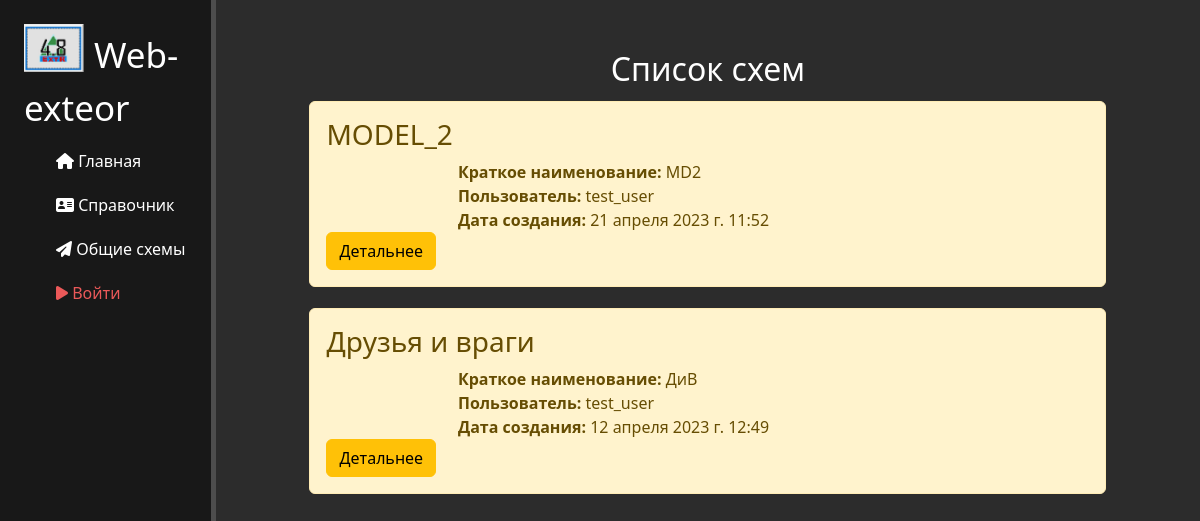
The page /exteor/schemas-common on the database as committed earlier.
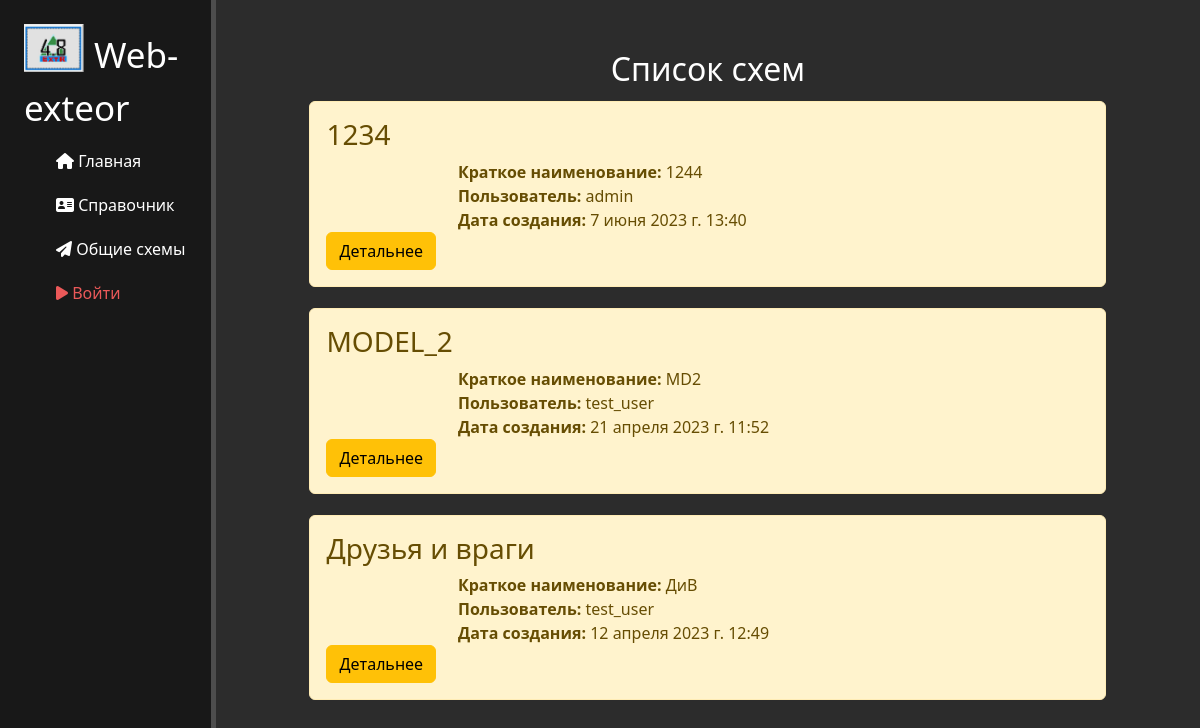
The same page on the database as committed later.
### exteor/models.py (models this page shows, shortened)
class Exteors(models.Model):
    name = models.CharField('Пользователь', max_length=50)
    common = models.BooleanField('Общая', default=False)
    schema = models.CharField('Название', max_length=200)
    alias = models.CharField('Краткое название', blank=True, max_length=50)
    date_create = models.DateTimeField('Дата создания', auto_now_add=True)
    date_update = models.DateTimeField('Дата изменения', auto_now=True)
    json_file = models.JSONField('Схема', null=True)
    class Meta:
        verbose_name = 'Схема'
        verbose_name_plural = 'Схемы'
        unique_together = ('name', 'schema')

### exteor/views.py (the view)
# urls.py: path('schemas-common', views.schemas_home_common, name='exteor-schemas-common'),
def schemas_home_common(request):
    schemas = Exteors.objects.filter(common=True).order_by('-date_update', 'schema')
    return render(request, 'exteor/schemas-home-common.html', {'schemas': schemas})

### exteor/templates/exteor/schemas-home-common.html (shortened to what this page needs)
{% extends 'main/layout.html' %}
{% block content %}
    <div class="features">
        <h2>Список схем</h1>
        {% if schemas %}
            {% for i in schemas %}
            <div class = "alert alert-warning">
                <h3>{{i.schema}}</h3>
                <p><b>Краткое наименование:</b> {{i.alias}}</p>
                <p><b>Пользователь:</b> {{i.name}}</p>
                <p><b>Дата создания:</b> {{i.date_create}}</p>
                <a href="{% url 'schema-detail-common' i.id %}" class = 'btn btn-warning'>Детальнее</a>
            </div>
            {% endfor %}
        {% else %}
            <p>У вас нет записей!</p>
        {% endif %}
    </div>
{% endblock %}

Rows that differ between the two databases and show on the page:
added Exteors: schema "1234", alias "1244", name "admin", date_create "7 июня 2023 г. 13:40"
